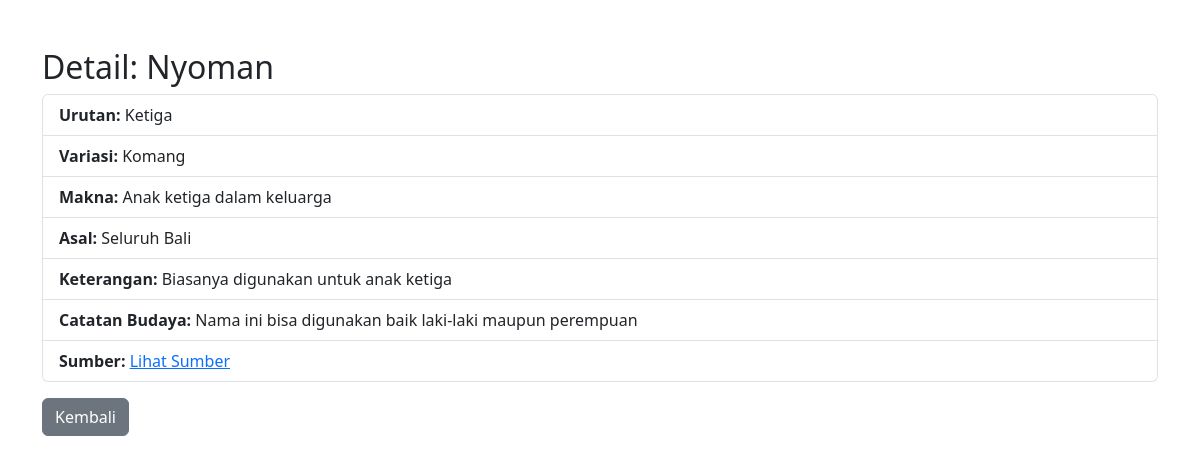
Screenshot of /detail.php?id=3 with the database file from the repository.
### tables this page shows
CREATE TABLE `nama_tradisional_bali` (
  `id_nama` int(11) NOT NULL,
  `nama_utama` varchar(20) DEFAULT NULL,
  `urutan_lahir` varchar(20) DEFAULT NULL,
  `variasi_nama` text DEFAULT NULL,
  `makna` text DEFAULT NULL,
  `asal_umum` varchar(100) DEFAULT NULL,
  `keterangan` text DEFAULT NULL,
  `catatan_kultural` text DEFAULT NULL,
  `sumber_link` text DEFAULT NULL
);

### detail.php (the view, shortened to what this page needs)
<?php
include 'config.php';
$id = $_GET['id'];
$query = mysqli_query($conn, "SELECT * FROM nama_tradisional_bali WHERE id_nama=$id");
$data = mysqli_fetch_assoc($query);
?>
<!DOCTYPE html>
<html>
<head>
  <link href="https://cdn.jsdelivr.net/npm/bootstrap@5.3.0/dist/css/bootstrap.min.css" rel="stylesheet">
</head>
<body>
<div class="container mt-5">
  <h2>Detail: <?= $data['nama_utama'] ?></h2>
  <ul class="list-group">
    <li class="list-group-item"><strong>Urutan:</strong> <?= $data['urutan_lahir'] ?></li>
    <li class="list-group-item"><strong>Variasi:</strong> <?= $data['variasi_nama'] ?></li>
    <li class="list-group-item"><strong>Makna:</strong> <?= $data['makna'] ?></li>
    <li class="list-group-item"><strong>Asal:</strong> <?= $data['asal_umum'] ?></li>
    <li class="list-group-item"><strong>Keterangan:</strong> <?= $data['keterangan'] ?></li>
    <li class="list-group-item"><strong>Catatan Budaya:</strong> <?= $data['catatan_kultural'] ?></li>
    <li class="list-group-item"><strong>Sumber:</strong> <a href="<?= $data['sumber_link'] ?>" target="_blank">Lihat Sumber</a></li>
  </ul>
  <a href="index.php" class="btn btn-secondary mt-3">Kembali</a>
</div>
</body>
</html>

### rows the page displays
nama_tradisional_bali: nama_utama "Nyoman", urutan_lahir "Ketiga", variasi_nama "Komang", makna "Anak ketiga dalam keluarga", asal_umum "Seluruh Bali", keterangan "Biasanya digunakan untuk anak ketiga", catatan_kultural "Nama ini bisa digunakan baik laki-laki maupun perempuan"
